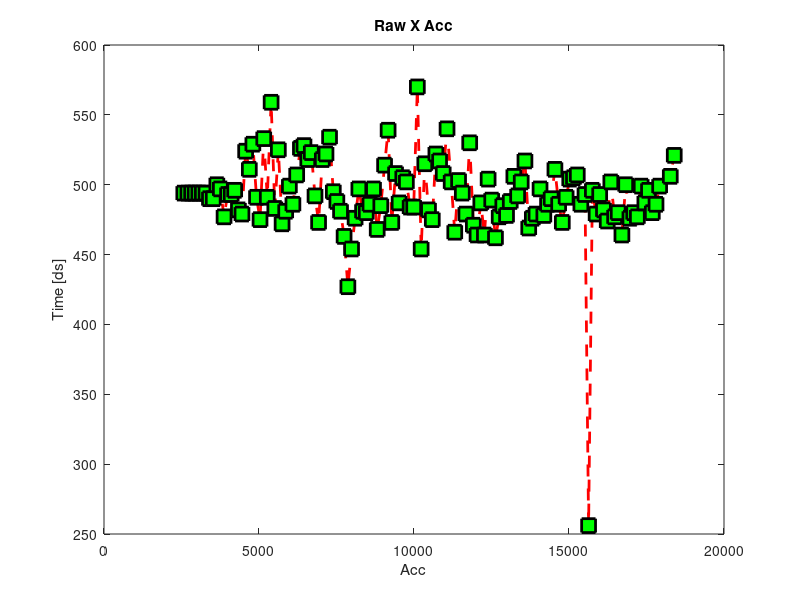
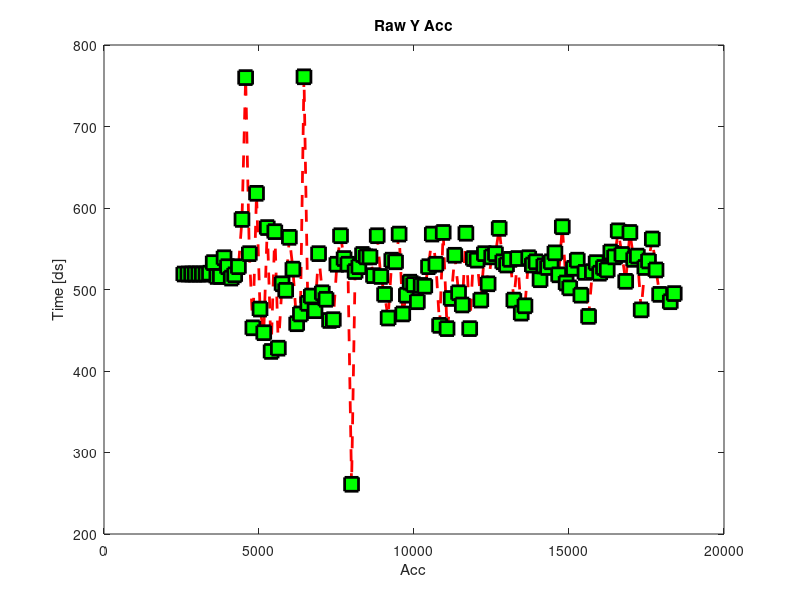
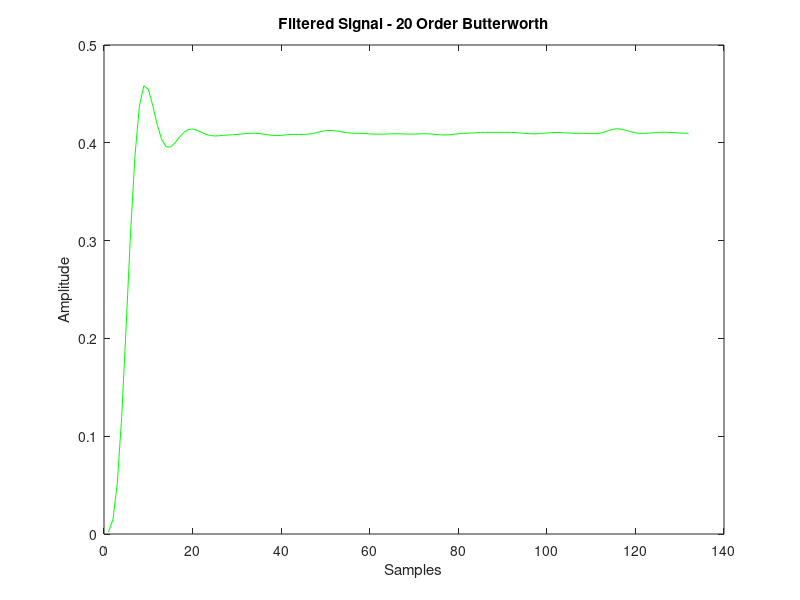
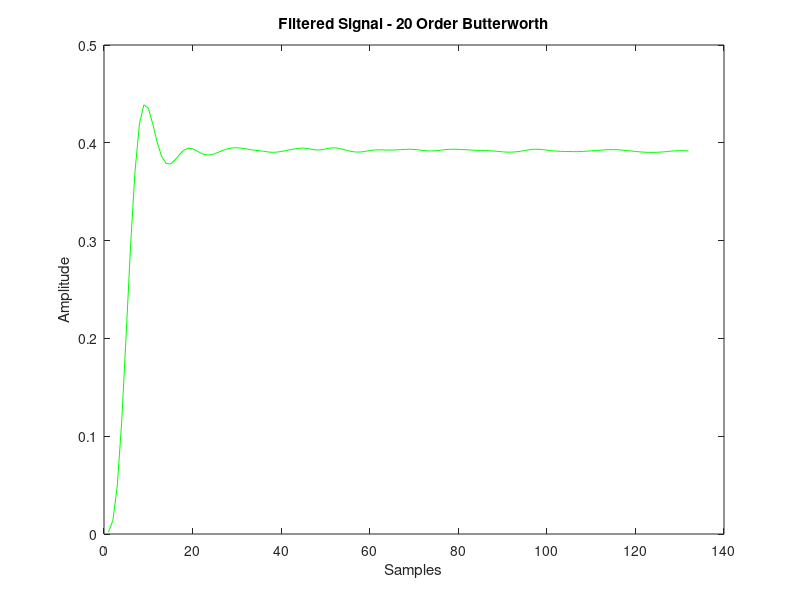

These figures' MATLAB source, in order:
%% Thor - FormulaSAE
% - Data acquisition
% - Filtering
% - Angle Estimation from acc values TODO

%% Variable declaration

xRawMin = 416;
xRawMax = 250;
 
yRawMin = 400;
yRawMax = 268;
 
zRawMin = 401;
zRawMax = 269;

fid = fopen('DATA0001.csv');
M = textscan(fid,'%f%f%s','delimiter',',');
disp('Data acquisition completed.');
fclose(fid);

%Time M{1}; % Values M{2}; % Type M{3};

numberOfSamples = size(M{1},1);
% Detect acc type
contX = 1;
contY = 1;
contZ = 1;
for i=1:numberOfSamples
    % Save Xaxis' values
    if strcmp(M{3}(i,1),'ACC1X')
        accXIndex(1,contX)=i;
        contX = contX+1;
        %M{3}(i,1)
    end
    
    % Save Yaxis' values
    if strcmp(M{3}(i,1),'ACC1Y')
        accYIndex(1,contY)=i;
        contY= contY+1;
        %M{3}(i,1)
    end
    
    % Save Zaxis' values
    if strcmp(M{3}(i,1),'ACC1Z')
        accZIndex(1,contZ)=i;
        contZ = contZ + 1;
        %M{3}(i,1)
    end
end
numberOfAccSamples = size(accXIndex,2);
disp('Number of samples');
numberOfAccSamples

for j=1:(numberOfAccSamples-1)
    accXRaw(1,j) = M{2}(accXIndex(1,j),1);
    accYRaw(1,j) = M{2}(accYIndex(1,j),1);
    accZRaw(1,j) = M{2}(accZIndex(1,j),1);
    time(1,j) = M{1}(accXIndex(1,j),1);
end

disp('Press X, to plot Raw values');
pause();
%% Plot Raw Values

% X Axis
figure(1)
plot(time,accXRaw,'--rs','LineWidth',2,...
                'MarkerEdgeColor','k',...
                'MarkerFaceColor','g',...
                'MarkerSize',10);
title('Raw X Acc');
xlabel('Acc');
ylabel('Time [ds]');

% Y Axis
figure;
plot(time,accYRaw,'--rs','LineWidth',2,...
                'MarkerEdgeColor','k',...
                'MarkerFaceColor','g',...
                'MarkerSize',10);
title('Raw Y Acc');
xlabel('Acc');
ylabel('Time [ds]');

% Z Axis
figure;
plot(time,accZRaw,'--rs','LineWidth',2,...
                'MarkerEdgeColor','k',...
                'MarkerFaceColor','g',...
                'MarkerSize',10);
title('Raw Z Acc');
xlabel('Acc');
ylabel('Time [ds]');


disp('Press X, to convert Raw values in Acceleration values in G');
pause();
%% Convert to real acceleration

% X Axis
for i=1:numberOfAccSamples-1
    accReal(1,i)=(accXRaw(1,i) - xRawMin) * (xRawMax - xRawMin) / (1000 + 1000) + xRawMin;
    accReal(1,i)=accReal(1,i)/1000;
end

% Y Axis
for i=1:numberOfAccSamples-1
    accReal(2,i)=(accYRaw(1,i) - yRawMin) * (yRawMax - yRawMin) / (1000 + 1000) + yRawMin;
    accReal(2,i)=accReal(2,i)/1000;
end

% Z Axis
for i=1:numberOfAccSamples-1
    accReal(3,i)=(accZRaw(1,i) - zRawMin) * (zRawMax - zRawMin) / (1000 + 1000) + zRawMin;
    accReal(3,i)=accReal(3,i)/1000;
end
plot(time,accReal(1,:),'--rs','LineWidth',2,...
                'MarkerEdgeColor','k',...
                'MarkerFaceColor','g',...
                'MarkerSize',10);
title('X Acc');
xlabel('Acc');
ylabel('Time [ds]');
figure
plot(time,accReal(2,:),'--rs','LineWidth',2,...
                'MarkerEdgeColor','k',...
                'MarkerFaceColor','g',...
                'MarkerSize',10);
figure
plot(time,accReal(3,:),'--rs','LineWidth',2,...
                'MarkerEdgeColor','k',...
                'MarkerFaceColor','g',...
                'MarkerSize',10);
            
            
disp('Press X for spectral analysis');
pause();
%% Spectral analysis

% Plots magnitude spectrum of the signal

% X Axis
mags(1,:)=abs(fft(accReal(1,:)));
% figure(3)
% plot(X_mags);
% xlabel('DFT Bins');
% ylabel('Magnitude');

% Plots first half of DFT (normalized frequency)
figure(3)
num_bins = length(mags(1,:));
% plot([0:1/(num_bins/2 -1):1],X_mags(1:num_bins/2))
% xlabel('Normalized frequency [\pi rads/samples]');
% ylabel('Magnitude');

% Y Axis
mags(2,:)=abs(fft(accReal(2,:)));
% figure(3)
% plot(X_mags);
% xlabel('DFT Bins');
% ylabel('Magnitude');

% Plots first half of DFT (normalized frequency)
figure(4)
num_bins = length(mags(2,:));
% plot([0:1/(num_bins/2 -1):1],X_mags(1:num_bins/2))
% xlabel('Normalized frequency [\pi rads/samples]');
% ylabel('Magnitude');

% Z Axis
mags(3,:)=abs(fft(accReal(3,:)));
% figure(3)
% plot(X_mags);
% xlabel('DFT Bins');
% ylabel('Magnitude');

% Plots first half of DFT (normalized frequency)
figure(5)
num_bins = length(mags(3,:));
% plot([0:1/(num_bins/2 -1):1],X_mags(1:num_bins/2))
% xlabel('Normalized frequency [\pi rads/samples]');
% ylabel('Magnitude');


%% Filter Design 1
disp('Filter design 1 butterworth 3th order cf:4 Hz ');
% Designs a third order butterworth filter 
% plots frequency response (normalized frequency)
[b a] = butter(3,0.10,'low');
H = freqz(b,a,floor(num_bins/2));
figure
hold on
plot([0:1/(num_bins/2 -1):1], abs(H), 'r');
title('Cutting frequency');

% Filters the signal X
Accfiltered(1,:) = filter(b,a,accReal(1,:));
Accfiltered(2,:) = filter(b,a,accReal(2,:));
Accfiltered(3,:) = filter(b,a,accReal(3,:));

% Plots the filtered signal
figure(3)
plot(Accfiltered(1,:),'r')
title('Filtered Signal - Second Order Butterworth');
xlabel('Samples');
ylabel('Amplitude');

% Plots the filtered signal
figure(4)
plot(Accfiltered(2,:),'r')
title('Filtered Signal - Second Order Butterworth');
xlabel('Samples');
ylabel('Amplitude');

% Plots the filtered signal
figure(5)
plot(Accfiltered(3,:),'r')
title('Filtered Signal - Second Order Butterworth');
xlabel('Samples');
ylabel('Amplitude');

disp('Press X');
pause();
%% Filter Design 2 

disp('Filter design 2 butterworth 3th order cf: 15HZ');
% Redesign the filter using a different cutting freq
[b2 a2] = butter(3,0.15,'low');
% Plots the magnitude spectrum and compare with lower order
H2 = freqz(b2,a2,floor(num_bins/2));
figure;
hold on
plot([0:1/(num_bins/2 -1):1], abs(H2), 'r');
%filter the noisy signal
Accfiltered2(1,:) = filter(b2,a2,accReal(1,:));
Accfiltered2(2,:) = filter(b2,a2,accReal(2,:));
Accfiltered2(3,:) = filter(b2,a2,accReal(3,:));


% X Axis
figure(3)
plot(Accfiltered2(1,:),'g');
title('Filtered Signal - 20 Order Butterworth');
xlabel('Samples');
ylabel('Amplitude');

% Y Axis
figure(4)
plot(Accfiltered2(2,:),'g');
title('Filtered Signal - 20 Order Butterworth');
xlabel('Samples');
ylabel('Amplitude');

% Z Axis
figure(5)
plot(Accfiltered2(3,:),'g');
title('Filtered Signal - 20 Order Butterworth');
xlabel('Samples');
ylabel('Amplitude');

disp('Press X');
pause();
%% Filter Design 3 

% Redesign the filter using a different cutting freq
[b3 a3] = butter(4,0.2,'low');
% Plots the magnitude spectrum and compare with lower order
H2 = freqz(b2,a2,floor(num_bins/2));
figure;
hold on
plot([0:1/(num_bins/2 -1):1], abs(H2), 'r');
%filter the noisy signal
Accfiltered3(1,:) = filter(b3,a3,accReal(1,:));
Accfiltered3(2,:) = filter(b3,a3,accReal(2,:));
Accfiltered3(3,:) = filter(b3,a3,accReal(3,:));

% X Axis
figure(3)
plot(Accfiltered3(1,:),'g');
title('Filtered Signal - 20 Order Butterworth');
xlabel('Samples');
ylabel('Amplitude');

% X Axis
figure(4)
plot(Accfiltered3(2,:),'g');
title('Filtered Signal - 20 Order Butterworth');
xlabel('Samples');
ylabel('Amplitude');

% Z Axis
figure(5)
plot(Accfiltered3(3,:),'g');
title('Filtered Signal - 20 Order Butterworth');
xlabel('Samples');
ylabel('Amplitude');

disp('Press X');
pause();
%% Comparison between filters: Digital Arduino Vs Matlab

figure(7)
% Plots Raw acc data
plot(time,accReal(1,:),'k');
hold on
% Arduino digital filter
%plot(dat.time,dat.y,'b','LineWidth',2);
%hold on
% Matlab filter
plot(time,Accfiltered(1,:),'r','LineWidth',2);
hold on
% Plots cF = 0.10 Matlab filtered, order 3
plot(time,Accfiltered2(1,:),'g-','LineWidth',2);
hold on
% Plots cf = 0.3 Matlab filtered order 30
plot(time,Accfiltered3(1,:),'c-','LineWidth',2);
title('X Axis - Filter Comparison');
xlabel('Samples');
ylabel('Amplitude [m*s^-2]');
grid on
grid minor

figure(8)
% Plots Raw acc data
plot(time,accReal(2,:),'k');
hold on
% Arduino digital filter
%plot(dat.time,dat.y,'b','LineWidth',2);
%hold on
% Matlab filter
plot(time,Accfiltered(2,:),'r','LineWidth',2);
hold on
% Plots cF = 0.10 Matlab filtered, order 3
plot(time,Accfiltered2(2,:),'g-','LineWidth',2);
hold on
% Plots cf = 0.3 Matlab filtered order 30
plot(time,Accfiltered3(2,:),'c-','LineWidth',2);
title('Y Axis - Filter Comparison');
xlabel('Samples');
ylabel('Amplitude [m*s^-2]');
grid on
grid minor

figure(9)
% Plots Raw acc data
plot(time,accReal(3,:),'k');
hold on
% Arduino digital filter
%plot(dat.time,dat.y,'b','LineWidth',2);
%hold on
% Matlab filter
plot(time,Accfiltered(3,:),'r','LineWidth',2);
hold on
% Plots cF = 0.10 Matlab filtered, order 3
plot(time,Accfiltered2(3,:),'g-','LineWidth',2);
hold on
% Plots cf = 0.3 Matlab filtered order 30
plot(time,Accfiltered3(3,:),'c-','LineWidth',2);
title('Z Axis - Filter Comparison');
xlabel('Samples');
ylabel('Amplitude [m*s^-2]');
grid on
grid minor

disp('Filtered values are stored in Accfiltered3(i,:) for i=1=xAxis, i=2=yAxis, i=3=zAxis');


